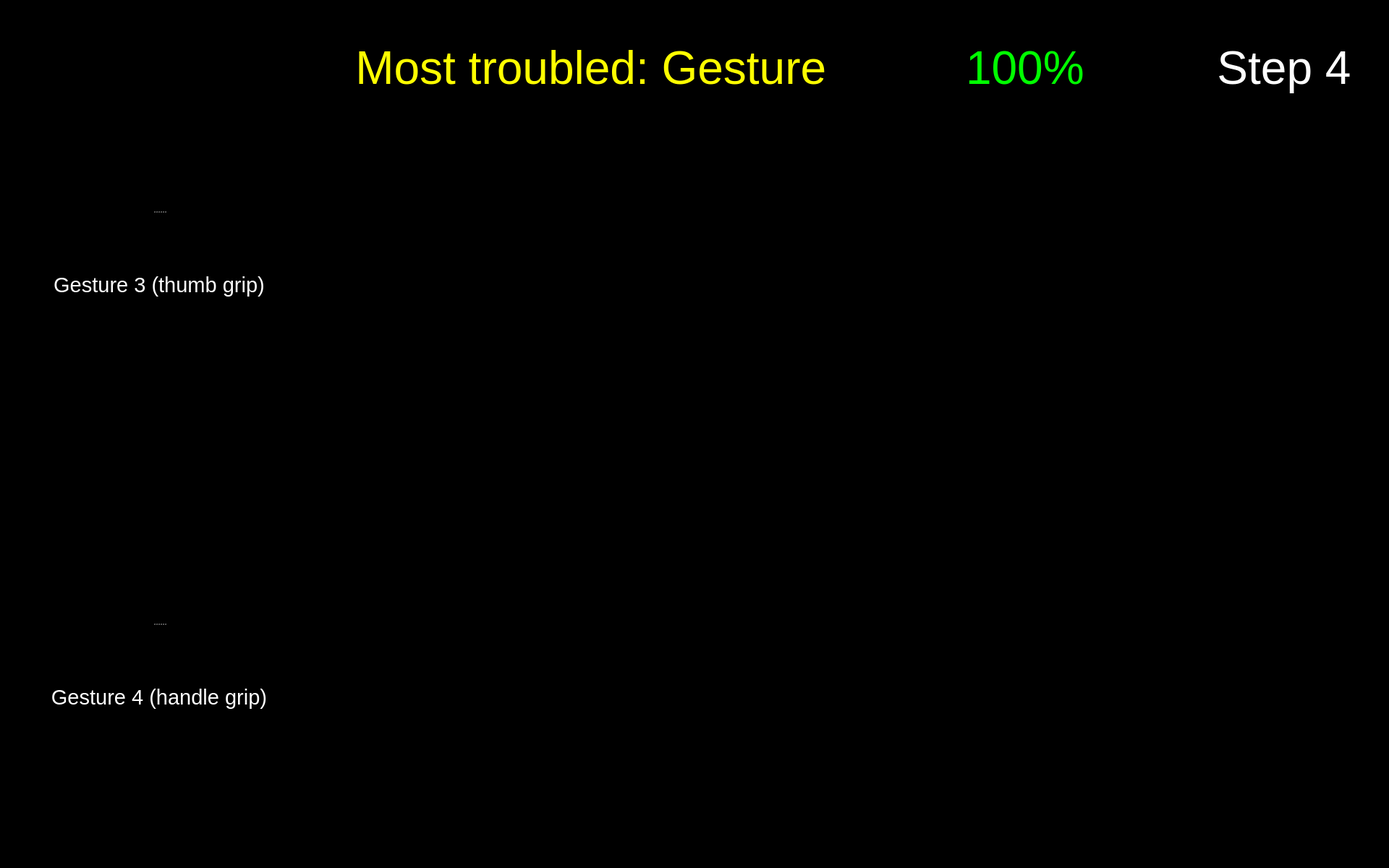
<?xml version="1.0" encoding="UTF-8"?>
<ui version="4.0">
 <class>Form</class>
 <widget class="QWidget" name="Form">
  <property name="geometry">
   <rect>
    <x>0</x>
    <y>0</y>
    <width>1920</width>
    <height>1200</height>
   </rect>
  </property>
  <property name="maximumSize">
   <size>
    <width>1920</width>
    <height>1200</height>
   </size>
  </property>
  <property name="windowTitle">
   <string>Form</string>
  </property>
  <property name="styleSheet">
   <string notr="true">background-color: rgb(0, 0, 0);</string>
  </property>
  <widget class="QPushButton" name="button_nav_left">
   <property name="enabled">
    <bool>true</bool>
   </property>
   <property name="geometry">
    <rect>
     <x>800</x>
     <y>560</y>
     <width>150</width>
     <height>150</height>
    </rect>
   </property>
   <property name="minimumSize">
    <size>
     <width>81</width>
     <height>81</height>
    </size>
   </property>
   <property name="maximumSize">
    <size>
     <width>150</width>
     <height>150</height>
    </size>
   </property>
   <property name="cursor">
    <cursorShape>OpenHandCursor</cursorShape>
   </property>
   <property name="focusPolicy">
    <enum>Qt::WheelFocus</enum>
   </property>
   <property name="contextMenuPolicy">
    <enum>Qt::DefaultContextMenu</enum>
   </property>
   <property name="layoutDirection">
    <enum>Qt::LeftToRight</enum>
   </property>
   <property name="autoFillBackground">
    <bool>false</bool>
   </property>
   <property name="styleSheet">
    <string notr="true"/>
   </property>
   <property name="icon">
    <iconset resource="resources/res.qrc">
     <normaloff>:/buttons/Button Left.svg</normaloff>:/buttons/Button Left.svg</iconset>
   </property>
   <property name="iconSize">
    <size>
     <width>144</width>
     <height>144</height>
    </size>
   </property>
   <property name="autoDefault">
    <bool>false</bool>
   </property>
   <property name="default">
    <bool>false</bool>
   </property>
   <property name="flat">
    <bool>true</bool>
   </property>
  </widget>
  <widget class="QPushButton" name="button_nav_right">
   <property name="enabled">
    <bool>true</bool>
   </property>
   <property name="geometry">
    <rect>
     <x>960</x>
     <y>560</y>
     <width>150</width>
     <height>150</height>
    </rect>
   </property>
   <property name="minimumSize">
    <size>
     <width>81</width>
     <height>81</height>
    </size>
   </property>
   <property name="maximumSize">
    <size>
     <width>150</width>
     <height>150</height>
    </size>
   </property>
   <property name="cursor">
    <cursorShape>OpenHandCursor</cursorShape>
   </property>
   <property name="focusPolicy">
    <enum>Qt::WheelFocus</enum>
   </property>
   <property name="contextMenuPolicy">
    <enum>Qt::DefaultContextMenu</enum>
   </property>
   <property name="layoutDirection">
    <enum>Qt::LeftToRight</enum>
   </property>
   <property name="autoFillBackground">
    <bool>false</bool>
   </property>
   <property name="styleSheet">
    <string notr="true"/>
   </property>
   <property name="icon">
    <iconset resource="resources/res.qrc">
     <normaloff>:/buttons/Button Right.svg</normaloff>:/buttons/Button Right.svg</iconset>
   </property>
   <property name="iconSize">
    <size>
     <width>144</width>
     <height>144</height>
    </size>
   </property>
   <property name="autoDefault">
    <bool>false</bool>
   </property>
   <property name="default">
    <bool>false</bool>
   </property>
   <property name="flat">
    <bool>true</bool>
   </property>
  </widget>
  <widget class="QWidget" name="widget_score" native="true">
   <property name="geometry">
    <rect>
     <x>1180</x>
     <y>20</y>
     <width>450</width>
     <height>150</height>
    </rect>
   </property>
   <widget class="QWidget" name="horizontalLayoutWidget_2">
    <property name="geometry">
     <rect>
      <x>-1</x>
      <y>-1</y>
      <width>451</width>
      <height>152</height>
     </rect>
    </property>
    <layout class="QHBoxLayout" name="horizontalLayout_2">
     <item>
      <widget class="QLabel" name="score_flag">
       <property name="enabled">
        <bool>true</bool>
       </property>
       <property name="sizePolicy">
        <sizepolicy hsizetype="Preferred" vsizetype="Preferred">
         <horstretch>0</horstretch>
         <verstretch>0</verstretch>
        </sizepolicy>
       </property>
       <property name="maximumSize">
        <size>
         <width>150</width>
         <height>150</height>
        </size>
       </property>
       <property name="text">
        <string/>
       </property>
       <property name="pixmap">
        <pixmap resource="resources/res.qrc">:/img/Score Flag.svg</pixmap>
       </property>
      </widget>
     </item>
     <item>
      <widget class="QLabel" name="label_text_score">
       <property name="font">
        <font>
         <pointsize>48</pointsize>
        </font>
       </property>
       <property name="styleSheet">
        <string notr="true">color: rgb(0, 255, 0);</string>
       </property>
       <property name="text">
        <string>&lt;html&gt;&lt;head/&gt;&lt;body&gt;&lt;p&gt;&lt;span style=&quot; color:#00ff00;&quot;&gt;100%&lt;/span&gt;&lt;/p&gt;&lt;/body&gt;&lt;/html&gt;</string>
       </property>
       <property name="alignment">
        <set>Qt::AlignLeading|Qt::AlignLeft|Qt::AlignVCenter</set>
       </property>
       <property name="wordWrap">
        <bool>true</bool>
       </property>
      </widget>
     </item>
    </layout>
   </widget>
  </widget>
  <widget class="QLabel" name="label_text_step">
   <property name="geometry">
    <rect>
     <x>1650</x>
     <y>20</y>
     <width>250</width>
     <height>150</height>
    </rect>
   </property>
   <property name="font">
    <font>
     <family>Arial</family>
     <pointsize>48</pointsize>
     <weight>9</weight>
     <italic>false</italic>
     <bold>false</bold>
    </font>
   </property>
   <property name="styleSheet">
    <string notr="true">font: 75 48pt &quot;Arial&quot;;
color: rgb(255, 255, 255);</string>
   </property>
   <property name="text">
    <string>Step 4</string>
   </property>
   <property name="textFormat">
    <enum>Qt::RichText</enum>
   </property>
   <property name="alignment">
    <set>Qt::AlignCenter</set>
   </property>
   <property name="wordWrap">
    <bool>true</bool>
   </property>
  </widget>
  <widget class="QPushButton" name="button_exit">
   <property name="enabled">
    <bool>true</bool>
   </property>
   <property name="geometry">
    <rect>
     <x>1760</x>
     <y>1040</y>
     <width>150</width>
     <height>150</height>
    </rect>
   </property>
   <property name="minimumSize">
    <size>
     <width>81</width>
     <height>81</height>
    </size>
   </property>
   <property name="maximumSize">
    <size>
     <width>150</width>
     <height>150</height>
    </size>
   </property>
   <property name="cursor">
    <cursorShape>OpenHandCursor</cursorShape>
   </property>
   <property name="focusPolicy">
    <enum>Qt::WheelFocus</enum>
   </property>
   <property name="contextMenuPolicy">
    <enum>Qt::DefaultContextMenu</enum>
   </property>
   <property name="icon">
    <iconset resource="resources/res.qrc">
     <normaloff>:/buttons/Button Exit.svg</normaloff>:/buttons/Button Exit.svg</iconset>
   </property>
   <property name="iconSize">
    <size>
     <width>144</width>
     <height>144</height>
    </size>
   </property>
   <property name="autoDefault">
    <bool>false</bool>
   </property>
   <property name="default">
    <bool>false</bool>
   </property>
   <property name="flat">
    <bool>true</bool>
   </property>
  </widget>
  <widget class="QLabel" name="label_plot_2">
   <property name="geometry">
    <rect>
     <x>490</x>
     <y>760</y>
     <width>850</width>
     <height>340</height>
    </rect>
   </property>
   <property name="maximumSize">
    <size>
     <width>1200</width>
     <height>480</height>
    </size>
   </property>
   <property name="font">
    <font>
     <pointsize>48</pointsize>
    </font>
   </property>
   <property name="styleSheet">
    <string notr="true">color: rgb(255, 255, 255);</string>
   </property>
   <property name="text">
    <string/>
   </property>
   <property name="scaledContents">
    <bool>true</bool>
   </property>
  </widget>
  <widget class="QLabel" name="icon_expert_2">
   <property name="enabled">
    <bool>true</bool>
   </property>
   <property name="geometry">
    <rect>
     <x>490</x>
     <y>810</y>
     <width>100</width>
     <height>100</height>
    </rect>
   </property>
   <property name="sizePolicy">
    <sizepolicy hsizetype="Preferred" vsizetype="Preferred">
     <horstretch>0</horstretch>
     <verstretch>0</verstretch>
    </sizepolicy>
   </property>
   <property name="maximumSize">
    <size>
     <width>100</width>
     <height>100</height>
    </size>
   </property>
   <property name="text">
    <string/>
   </property>
   <property name="pixmap">
    <pixmap resource="resources/res.qrc">:/img/Icon Expert.png</pixmap>
   </property>
   <property name="scaledContents">
    <bool>true</bool>
   </property>
  </widget>
  <widget class="QLabel" name="icon_reaction_2">
   <property name="enabled">
    <bool>true</bool>
   </property>
   <property name="geometry">
    <rect>
     <x>1400</x>
     <y>820</y>
     <width>200</width>
     <height>200</height>
    </rect>
   </property>
   <property name="sizePolicy">
    <sizepolicy hsizetype="Preferred" vsizetype="Preferred">
     <horstretch>0</horstretch>
     <verstretch>0</verstretch>
    </sizepolicy>
   </property>
   <property name="maximumSize">
    <size>
     <width>200</width>
     <height>200</height>
    </size>
   </property>
   <property name="text">
    <string/>
   </property>
   <property name="scaledContents">
    <bool>true</bool>
   </property>
  </widget>
  <widget class="QLabel" name="label_plot_1">
   <property name="geometry">
    <rect>
     <x>490</x>
     <y>180</y>
     <width>850</width>
     <height>340</height>
    </rect>
   </property>
   <property name="maximumSize">
    <size>
     <width>1200</width>
     <height>480</height>
    </size>
   </property>
   <property name="font">
    <font>
     <pointsize>48</pointsize>
    </font>
   </property>
   <property name="styleSheet">
    <string notr="true">color: rgb(255, 255, 255);</string>
   </property>
   <property name="text">
    <string/>
   </property>
   <property name="scaledContents">
    <bool>true</bool>
   </property>
  </widget>
  <widget class="QLabel" name="label_trouble">
   <property name="geometry">
    <rect>
     <x>260</x>
     <y>20</y>
     <width>900</width>
     <height>150</height>
    </rect>
   </property>
   <property name="font">
    <font>
     <family>Arial</family>
     <pointsize>48</pointsize>
     <weight>9</weight>
     <italic>false</italic>
     <bold>false</bold>
    </font>
   </property>
   <property name="styleSheet">
    <string notr="true">font: 75 48pt &quot;Arial&quot;;
color: rgb(255, 255, 0);</string>
   </property>
   <property name="text">
    <string>Most troubled: Gesture </string>
   </property>
   <property name="textFormat">
    <enum>Qt::RichText</enum>
   </property>
   <property name="alignment">
    <set>Qt::AlignRight|Qt::AlignTrailing|Qt::AlignVCenter</set>
   </property>
   <property name="wordWrap">
    <bool>true</bool>
   </property>
  </widget>
  <widget class="QLabel" name="icon_newbie_1">
   <property name="enabled">
    <bool>true</bool>
   </property>
   <property name="geometry">
    <rect>
     <x>490</x>
     <y>380</y>
     <width>100</width>
     <height>100</height>
    </rect>
   </property>
   <property name="sizePolicy">
    <sizepolicy hsizetype="Preferred" vsizetype="Preferred">
     <horstretch>0</horstretch>
     <verstretch>0</verstretch>
    </sizepolicy>
   </property>
   <property name="maximumSize">
    <size>
     <width>100</width>
     <height>100</height>
    </size>
   </property>
   <property name="text">
    <string/>
   </property>
   <property name="pixmap">
    <pixmap resource="resources/res.qrc">:/img/Icon User.png</pixmap>
   </property>
   <property name="scaledContents">
    <bool>true</bool>
   </property>
  </widget>
  <widget class="QLabel" name="image_step">
   <property name="geometry">
    <rect>
     <x>1650</x>
     <y>170</y>
     <width>250</width>
     <height>250</height>
    </rect>
   </property>
   <property name="font">
    <font>
     <pointsize>48</pointsize>
    </font>
   </property>
   <property name="styleSheet">
    <string notr="true">color: rgb(255, 255, 255);</string>
   </property>
   <property name="text">
    <string/>
   </property>
   <property name="pixmap">
    <pixmap resource="resources/res.qrc">:/detected steps/Detected Step4 Button.png</pixmap>
   </property>
   <property name="alignment">
    <set>Qt::AlignCenter</set>
   </property>
   <property name="wordWrap">
    <bool>true</bool>
   </property>
  </widget>
  <widget class="QLabel" name="icon_expert_1">
   <property name="enabled">
    <bool>true</bool>
   </property>
   <property name="geometry">
    <rect>
     <x>490</x>
     <y>220</y>
     <width>100</width>
     <height>100</height>
    </rect>
   </property>
   <property name="sizePolicy">
    <sizepolicy hsizetype="Preferred" vsizetype="Preferred">
     <horstretch>0</horstretch>
     <verstretch>0</verstretch>
    </sizepolicy>
   </property>
   <property name="maximumSize">
    <size>
     <width>100</width>
     <height>100</height>
    </size>
   </property>
   <property name="text">
    <string/>
   </property>
   <property name="pixmap">
    <pixmap resource="resources/res.qrc">:/img/Icon Expert.png</pixmap>
   </property>
   <property name="scaledContents">
    <bool>true</bool>
   </property>
  </widget>
  <widget class="QLabel" name="icon_newbie_2">
   <property name="enabled">
    <bool>true</bool>
   </property>
   <property name="geometry">
    <rect>
     <x>490</x>
     <y>960</y>
     <width>100</width>
     <height>100</height>
    </rect>
   </property>
   <property name="sizePolicy">
    <sizepolicy hsizetype="Preferred" vsizetype="Preferred">
     <horstretch>0</horstretch>
     <verstretch>0</verstretch>
    </sizepolicy>
   </property>
   <property name="maximumSize">
    <size>
     <width>100</width>
     <height>100</height>
    </size>
   </property>
   <property name="text">
    <string/>
   </property>
   <property name="pixmap">
    <pixmap resource="resources/res.qrc">:/img/Icon User.png</pixmap>
   </property>
   <property name="scaledContents">
    <bool>true</bool>
   </property>
  </widget>
  <widget class="QLabel" name="icon_reaction_1">
   <property name="enabled">
    <bool>true</bool>
   </property>
   <property name="geometry">
    <rect>
     <x>1400</x>
     <y>250</y>
     <width>200</width>
     <height>200</height>
    </rect>
   </property>
   <property name="sizePolicy">
    <sizepolicy hsizetype="Preferred" vsizetype="Preferred">
     <horstretch>0</horstretch>
     <verstretch>0</verstretch>
    </sizepolicy>
   </property>
   <property name="maximumSize">
    <size>
     <width>200</width>
     <height>200</height>
    </size>
   </property>
   <property name="text">
    <string/>
   </property>
   <property name="scaledContents">
    <bool>true</bool>
   </property>
  </widget>
  <widget class="QSplitter" name="splitter_6">
   <property name="geometry">
    <rect>
     <x>60</x>
     <y>780</y>
     <width>320</width>
     <height>282</height>
    </rect>
   </property>
   <property name="orientation">
    <enum>Qt::Vertical</enum>
   </property>
   <widget class="QLabel" name="image_required_5">
    <property name="maximumSize">
     <size>
      <width>320</width>
      <height>240</height>
     </size>
    </property>
    <property name="text">
     <string/>
    </property>
    <property name="pixmap">
     <pixmap resource="resources/res.qrc">:/img/step3_gesture4.png</pixmap>
    </property>
    <property name="scaledContents">
     <bool>true</bool>
    </property>
   </widget>
   <widget class="QLabel" name="text_required_5">
    <property name="font">
     <font>
      <family>Arial</family>
      <pointsize>22</pointsize>
      <weight>9</weight>
      <italic>false</italic>
      <bold>false</bold>
     </font>
    </property>
    <property name="styleSheet">
     <string notr="true">font: 75 22pt &quot;Arial&quot;;
color: rgb(255, 255, 255);</string>
    </property>
    <property name="text">
     <string>Gesture 4 (handle grip)</string>
    </property>
    <property name="textFormat">
     <enum>Qt::PlainText</enum>
    </property>
    <property name="alignment">
     <set>Qt::AlignCenter</set>
    </property>
    <property name="wordWrap">
     <bool>true</bool>
    </property>
   </widget>
  </widget>
  <widget class="QSplitter" name="splitter_5">
   <property name="geometry">
    <rect>
     <x>60</x>
     <y>210</y>
     <width>320</width>
     <height>282</height>
    </rect>
   </property>
   <property name="orientation">
    <enum>Qt::Vertical</enum>
   </property>
   <widget class="QLabel" name="image_required_4">
    <property name="maximumSize">
     <size>
      <width>320</width>
      <height>240</height>
     </size>
    </property>
    <property name="text">
     <string/>
    </property>
    <property name="pixmap">
     <pixmap resource="resources/res.qrc">:/img/step3_gesture3.png</pixmap>
    </property>
    <property name="scaledContents">
     <bool>true</bool>
    </property>
   </widget>
   <widget class="QLabel" name="text_required_4">
    <property name="font">
     <font>
      <family>Arial</family>
      <pointsize>22</pointsize>
      <weight>9</weight>
      <italic>false</italic>
      <bold>false</bold>
     </font>
    </property>
    <property name="styleSheet">
     <string notr="true">font: 75 22pt &quot;Arial&quot;;
color: rgb(255, 255, 255);</string>
    </property>
    <property name="text">
     <string>Gesture 3 (thumb grip)</string>
    </property>
    <property name="textFormat">
     <enum>Qt::PlainText</enum>
    </property>
    <property name="alignment">
     <set>Qt::AlignCenter</set>
    </property>
    <property name="wordWrap">
     <bool>true</bool>
    </property>
   </widget>
  </widget>
 </widget>
 <resources>
  <include location="resources/res.qrc"/>
 </resources>
 <connections/>
</ui>
